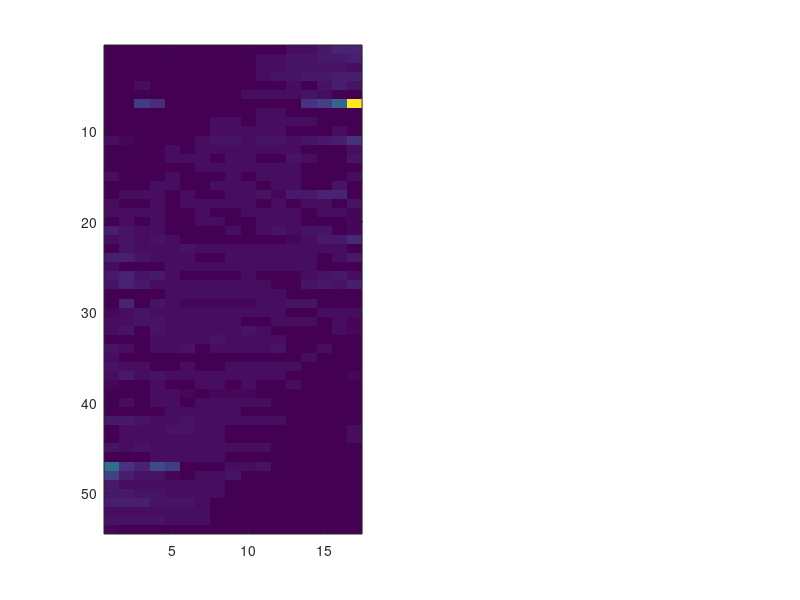

MATLAB code to generate this figure: (Note: this script raises an error after producing the figure.)
function[] = brainmap();

thr = 0%1.6; % Z threshold
thr_num_exp_bd = 0;
thr_num_exp_pc = 0;
sort_by_mean = 1;
fd = load('FunctionalDecoding.mat');

h = figure('units','normalized','outerposition',[0 0 1 1]);

% BD
subplot(1,2,1);
bd = (fd.BDprofile_LR .* (fd.BDprofile_Z > thr))';
bd = bd(:,1:17);
bd = bd(fd.BD_Nexperiments > thr_num_exp_bd,:);
notzero = find(sum(bd,2));
bd = bd(notzero,:);

if sort_by_mean == 1
    % For sorting by mean:
    [i,j] = find(bd);
    clear m
    for k = 1:length(bd)
        m(k) = mean(j(i == k));
    end
    [s,ind] = sort(m);
else 
    % For sorting by Fiedler:
    m = laplacian_eigen(bd);  
    [s,ind] = sort(m(:,1));
end
ind = ind(isfinite(s));
[~,maxi] = max(mean(bd(ind,1),2));
if maxi > 5
    ind = fliplr(ind);
end

imagesc(bd(ind,:));
hold on;
set(gca,'YTick',[1:length(ind)],'YTickLabel', fd.BDnames(notzero(ind)));
set(gca,'XTick',[1:17],'XTickLabel',num2cell([5:5:85]));
title('behavioral domains (BD)');
colorbar;

% PC
subplot(1,2,2);
pc = (fd.PCprofile_LR .* (fd.PCprofile_Z > thr))';
pc = pc(:,1:17);
pc = pc(fd.PC_Nexperiments > thr_num_exp_pc,:);
notzero = find(sum(pc,2));
pc = pc(notzero,:);

if sort_by_mean == 1
    % For sorting by mean:
    [i,j] = find(pc);
    clear m
    for k = 1:length(pc)
        m(k) = mean(j(i == k));
    end
    [s,ind] = sort(m);
else
    % For sorting by Fiedler:
    m = laplacian_eigen(pc);    
    [s,ind] = sort(m(:,1));
end
ind = ind(isfinite(s));
[~,maxi] = max(mean(pc(ind,1),2));
if maxi > 5
    ind = fliplr(ind);
end

imagesc(pc(ind,:));
hold on;
set(gca,'YTick',[1:length(ind)],'YTickLabel', fd.PCnames(notzero(ind)));
set(gca,'XTick',[1:17],'XTickLabel',num2cell([5:5:85]));
title('PC');
colorbar;

saveas(h,'fig.brainmap.pdf','pdf')

